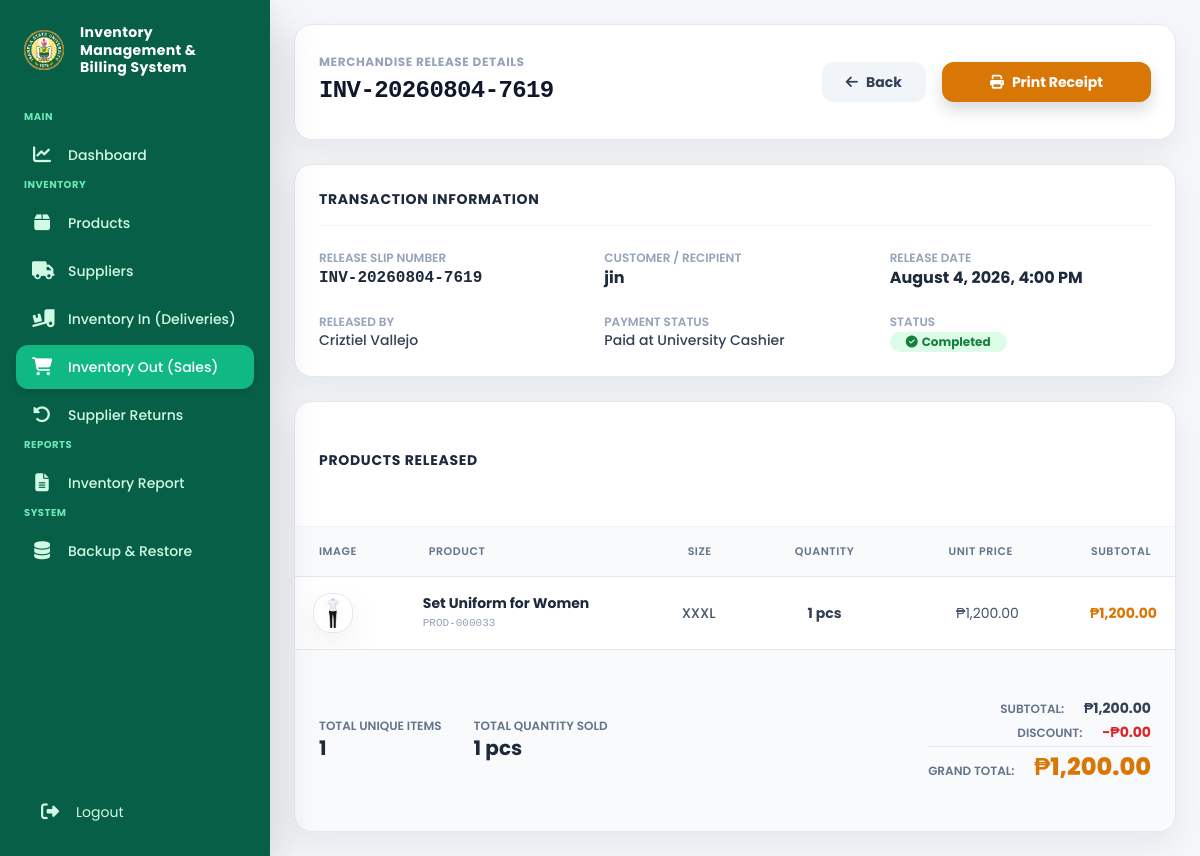
The page /pages/admin/sale_view.php?id=18 (signed in) on the database its author committed.
### tables this page shows
CREATE TABLE `sales` (
  `id` int(11) NOT NULL AUTO_INCREMENT,
  `invoice_no` varchar(100) DEFAULT NULL,
  `customer_name` varchar(150) DEFAULT NULL,
  `subtotal` decimal(12,2) DEFAULT NULL,
  `discount` decimal(12,2) DEFAULT NULL,
  `total` decimal(12,2) DEFAULT NULL,
  `payment_method` enum('Cash','GCash') DEFAULT 'Cash',
  `created_by` int(11) DEFAULT NULL,
  `sale_date` datetime DEFAULT current_timestamp(),
  PRIMARY KEY (`id`),
  UNIQUE KEY `invoice_no` (`invoice_no`),
  KEY `created_by` (`created_by`),
  CONSTRAINT `sales_ibfk_1` FOREIGN KEY (`created_by`) REFERENCES `users` (`id`)
);

CREATE TABLE `users` (
  `id` int(11) NOT NULL AUTO_INCREMENT,
  `firstname` varchar(100) NOT NULL,
  `lastname` varchar(100) NOT NULL,
  `email` varchar(150) NOT NULL,
  `mobile` varchar(20) DEFAULT NULL,
  `username` varchar(100) NOT NULL,
  `password` varchar(255) NOT NULL,
  `role` enum('Super Admin','Admin','Viewer') NOT NULL,
  `recovery_password` varchar(255) DEFAULT NULL,
  `recovery_code` varchar(255) DEFAULT NULL,
  `failed_attempts` int(11) NOT NULL DEFAULT 0,
  `lock_until` datetime DEFAULT NULL,
  `created_at` timestamp NULL DEFAULT current_timestamp(),
  `updated_at` timestamp NULL DEFAULT current_timestamp() ON UPDATE current_timestamp(),
  `status` enum('Active','Inactive','Deleted') NOT NULL DEFAULT 'Active',
  `is_permanently_locked` tinyint(1) DEFAULT 0,
  PRIMARY KEY (`id`),
  UNIQUE KEY `email` (`email`),
  UNIQUE KEY `username` (`username`)
);

CREATE TABLE `sale_items` (
  `id` int(11) NOT NULL AUTO_INCREMENT,
  `sale_id` int(11) DEFAULT NULL,
  `product_id` int(11) DEFAULT NULL,
  `quantity` int(11) DEFAULT NULL,
  `unit_price` decimal(10,2) DEFAULT NULL,
  `subtotal` decimal(10,2) DEFAULT NULL,
  PRIMARY KEY (`id`),
  KEY `sale_id` (`sale_id`),
  KEY `product_id` (`product_id`),
  CONSTRAINT `sale_items_ibfk_1` FOREIGN KEY (`sale_id`) REFERENCES `sales` (`id`),
  CONSTRAINT `sale_items_ibfk_2` FOREIGN KEY (`product_id`) REFERENCES `products` (`id`)
);

CREATE TABLE `products` (
  `id` int(11) NOT NULL AUTO_INCREMENT,
  `product_code` varchar(50) DEFAULT NULL,
  `product_name` varchar(255) NOT NULL,
  `category` varchar(100) NOT NULL,
  `category_id` int(11) DEFAULT NULL,
  `product_size` varchar(30) DEFAULT NULL,
  `description` text DEFAULT NULL,
  `supplier` varchar(150) DEFAULT NULL,
  `unit_cost` decimal(10,2) DEFAULT NULL,
  `supplier_id` int(11) DEFAULT NULL,
  `unit_price` decimal(10,2) NOT NULL,
  `cost_price` decimal(10,2) DEFAULT 0.00,
  `current_stock` int(11) DEFAULT 0,
  `inventory_value` decimal(12,2) DEFAULT 0.00,
  `reorder_level` int(11) DEFAULT 10,
  `status` enum('Available','Low Stock','Out of Stock') DEFAULT 'Available',
  `front_image` varchar(255) DEFAULT NULL,
  `qr_code` varchar(255) DEFAULT NULL,
  `created_at` timestamp NULL DEFAULT current_timestamp(),
  `updated_at` timestamp NULL DEFAULT current_timestamp() ON UPDATE current_timestamp(),
  `updated_by` int(11) DEFAULT NULL,
  PRIMARY KEY (`id`),
  UNIQUE KEY `product_code` (`product_code`),
  UNIQUE KEY `unique_product_size` (`product_name`,`product_size`),
  KEY `fk_product_category` (`category_id`),
  KEY `fk_product_supplier` (`supplier_id`),
  KEY `fk_product_updatedby` (`updated_by`),
  CONSTRAINT `fk_product_category` FOREIGN KEY (`category_id`) REFERENCES `categories` (`id`),
  CONSTRAINT `fk_product_supplier` FOREIGN KEY (`supplier_id`) REFERENCES `suppliers` (`id`),
  CONSTRAINT `fk_product_updatedby` FOREIGN KEY (`updated_by`) REFERENCES `users` (`id`)
);

### pages/admin/sale_view.php (the view, shortened to what this page needs)
<?php
require_once "../../config/database.php";
$sale_id = (int)($_GET['id'] ?? 0);
$saleQuery = "
    SELECT
        s.*,
        u.username as cashier_username,
        u.firstname,
        u.lastname
    FROM sales s
    LEFT JOIN users u ON s.created_by = u.id
    WHERE s.id = ?
";
$stmt = mysqli_prepare($conn, $saleQuery);
mysqli_stmt_bind_param($stmt, "i", $sale_id);
mysqli_stmt_execute($stmt);
$saleResult = mysqli_stmt_get_result($stmt);
$sale = mysqli_fetch_assoc($saleResult);
$cashierName = trim(($sale['firstname'] ?? '') . ' ' . ($sale['lastname'] ?? ''));
$itemsQuery = "
    SELECT
        si.*,
        p.product_code,
        p.product_name,
        p.product_size,
        p.front_image,
        p.category
    FROM sale_items si
    LEFT JOIN products p ON si.product_id = p.id
    WHERE si.sale_id = ?
";
$stmtItems = mysqli_prepare($conn, $itemsQuery);
mysqli_stmt_bind_param($stmtItems, "i", $sale_id);
mysqli_stmt_execute($stmtItems);
$itemsResult = mysqli_stmt_get_result($stmtItems);
$items = [];
$totalQty = 0;
while ($item = mysqli_fetch_assoc($itemsResult)) {
    $totalQty += $item['quantity'];
    $items[] = $item;
}
?>
<!DOCTYPE html>
<html lang="en">
<head>
    <script src="https://cdn.tailwindcss.com?plugins=forms"></script>
    <link rel="stylesheet" href="https://cdnjs.cloudflare.com/ajax/libs/font-awesome/6.4.0/css/all.min.css">
</head>
<body class="bg-slate-50 font-sans text-slate-800">
<?php include "sidebar.php"; ?>
<main class="ml-0 md:ml-[270px] min-h-screen p-6 transition-all duration-300">
    <div class="space-y-6 max-w-5xl mx-auto">
        <div class="flex flex-col sm:flex-row justify-between items-start sm:items-center gap-4 bg-white p-6 rounded-2xl shadow-sm border border-slate-200">
            <div>
                <span class="text-xs uppercase tracking-wider font-bold text-slate-400">Merchandise Release Details</span>
                <h1 class="text-2xl font-extrabold text-slate-900 tracking-tight font-mono mt-0.5"><?= htmlspecialchars($sale['invoice_no']); ?></h1>
            </div>
            <div class="flex items-center gap-3">
                <a href="inventory_outsales.php" class="bg-slate-100 hover:bg-slate-200 text-slate-700 px-4 py-2.5 rounded-xl font-bold text-sm transition flex items-center gap-2">
                    <i class="fa-solid fa-arrow-left"></i> Back
                </a>
                <button onclick="window.open('sale_print.php?id=<?= $sale['id']; ?>', '_blank')" class="bg-amber-600 hover:bg-amber-700 text-white px-5 py-2.5 rounded-xl font-bold text-sm shadow transition flex items-center gap-2">
                    <i class="fa-solid fa-print"></i> Print Receipt
                </button>
            </div>
        </div>
        <div class="bg-white rounded-2xl shadow-sm border border-slate-200 p-6 space-y-6">
            <h2 class="text-sm font-bold text-slate-800 uppercase tracking-wider border-b border-slate-100 pb-3">Transaction Information</h2>
            <div class="grid grid-cols-1 md:grid-cols-3 gap-6 text-sm">
                <div>
                    <span class="block text-xs uppercase font-semibold text-slate-400">Release Slip Number</span>
                    <span class="font-mono font-bold text-slate-800 text-base"><?= htmlspecialchars($sale['invoice_no']); ?></span>
                </div>
                <div>
                    <span class="block text-xs uppercase font-semibold text-slate-400">Customer / Recipient</span>
                    <span class="font-bold text-slate-800 text-base"><?= htmlspecialchars($sale['customer_name'] ?? 'Walk-in Customer'); ?></span>
                </div>
                <div>
                    <span class="block text-xs uppercase font-semibold text-slate-400">Release Date</span>
                    <span class="font-bold text-slate-800 text-base"><?= date('F j, Y, g:i A', strtotime($sale['sale_date'])); ?></span>
                </div>
                <div>
                    <span class="block text-xs uppercase font-semibold text-slate-400">Released By</span>
                    <span class="font-medium text-slate-700"><?= ucwords(strtolower($cashierName)); ?></span>
                </div>
                <div>
                    <span class="block text-xs uppercase font-semibold text-slate-400">Payment Status</span>
                    <span class="font-medium text-slate-700">Paid at University Cashier</span>
                </div>
                <div>
                    <span class="block text-xs uppercase font-semibold text-slate-400">Status</span>
                    <span class="inline-flex items-center px-3 py-0.5 rounded-full bg-green-100 text-green-700 text-xs font-bold mt-0.5">
                        <i class="fa-solid fa-circle-check mr-1"></i> Completed
                    </span>
                </div>
            </div>
        </div>
        <div class="bg-white rounded-2xl shadow-sm border border-slate-200 overflow-hidden">
            <div class="px-6 py-5 border-b border-slate-100">
                <h2 class="text-sm font-bold text-slate-800 uppercase tracking-wider">Products Released</h2>
            </div>
            <div class="overflow-x-auto">
                <table class="min-w-full text-left border-collapse">
                    <thead class="bg-slate-50 text-[11px] uppercase tracking-wider text-slate-500 border-b border-slate-200">
                        <tr>
                            <th class="px-6 py-3 font-semibold">Image</th>
                            <th class="px-6 py-3 font-semibold">Product</th>
                            <th class="px-6 py-3 font-semibold">Size</th>
                            <th class="px-6 py-3 font-semibold text-center">Quantity</th>
                            <th class="px-6 py-3 font-semibold text-right">Unit Price</th>
                            <th class="px-6 py-3 font-semibold text-right">Subtotal</th>
                        </tr>
                    </thead>
                    <tbody class="divide-y divide-slate-100 text-sm">
                        <?php if (empty($items)): ?>
                            <tr>
                                <td colspan="6" class="text-center py-12 text-slate-400">No items recorded for this sale transaction.</td>
                            </tr>
                        <?php else: ?>
                            <?php foreach ($items as $item): ?>
                                <tr class="hover:bg-slate-50 transition">
                                    <td class="px-6 py-3">
                                        <img src="<?= !empty($item['front_image']) ? '../../' . htmlspecialchars($item['front_image']) : '../../assets/images/no-image.png'; ?>" class="w-10 h-10 rounded-xl object-contain bg-white border border-slate-200 p-0.5">
                                    </td>
                                    <td class="px-6 py-3 font-bold text-slate-800">
                                        <?= htmlspecialchars($item['product_name'] ?? 'Unknown Product'); ?>
                                        <span class="block text-[11px] font-mono text-slate-400 font-normal"><?= htmlspecialchars($item['product_code'] ?? ''); ?></span>
                                    </td>
                                    <td class="px-6 py-3 text-slate-600 font-medium"><?= htmlspecialchars($item['product_size'] ?? 'Standard'); ?></td>
                                    <td class="px-6 py-3 text-center font-bold text-slate-700"><?= (int)$item['quantity']; ?> pcs</td>
                                    <td class="px-6 py-3 text-right text-slate-600">₱<?= number_format((float)$item['unit_price'], 2); ?></td>
                                    <td class="px-6 py-3 text-right font-bold text-amber-600">₱<?= number_format((float)$item['subtotal'], 2); ?></td>
                                </tr>
                            <?php endforeach; ?>
                        <?php endif; ?>
                    </tbody>
                </table>
            </div>
            <div class="bg-slate-50 px-6 py-5 border-t border-slate-200 flex flex-col sm:flex-row justify-between items-center gap-4 text-sm">
                <div class="flex items-center gap-8">
                    <div>
                        <span class="block text-xs uppercase font-semibold text-slate-500">Total Unique Items</span>
                        <span class="font-bold text-xl text-slate-800"><?= count($items); ?></span>
                    </div>
                    <div>
                        <span class="block text-xs uppercase font-semibold text-slate-500">Total Quantity Sold</span>
                        <span class="font-bold text-xl text-slate-800"><?= number_format($totalQty); ?> pcs</span>
                    </div>
                </div>
                <div class="space-y-1 text-right">
                    <div>
                        <span class="text-xs uppercase font-semibold text-slate-500 mr-4">Subtotal:</span>
                        <span class="font-bold text-slate-700">₱<?= number_format((float)$sale['subtotal'], 2); ?></span>
                    </div>
                    <div>
                        <span class="text-xs uppercase font-semibold text-slate-500 mr-4">Discount:</span>
                        <span class="font-bold text-red-600">-₱<?= number_format((float)$sale['discount'], 2); ?></span>
                    </div>
                    <div class="border-t border-slate-200 pt-1">
                        <span class="text-xs uppercase font-semibold text-slate-500 mr-4">Grand Total:</span>
                        <span class="text-2xl font-extrabold text-amber-600">₱<?= number_format((float)$sale['total'], 2); ?></span>
                    </div>
                </div>
            </div>
        </div>
    </div>
</main>
</body>
</html>

### rows shown on the page
sales: invoice_no "INV-20260804-7619", customer_name "jin", sale_date "August 4, 2026, 4:00 PM", created_by.lastname "Criztiel Vallejo", subtotal "1,200.00", discount "0.00", total "1,200.00"
sale_items: product.front_image (picture), product.product_name "Set Uniform for Women", product.product_code "PROD-000033", product.product_size "XXXL", quantity "1", unit_price "1,200.00", subtotal "1,200.00"

### other values the page prints
count($items) "1"
$totalQty "1"
